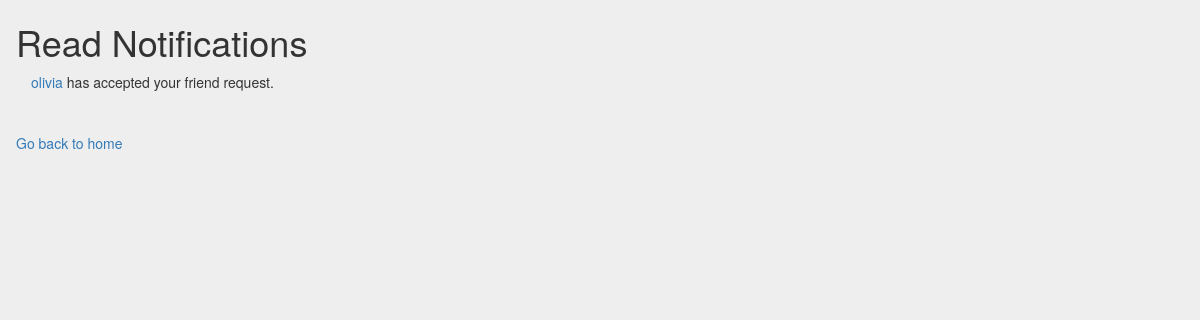
The page /xoxo/see_read_notifs on the database as committed earlier.
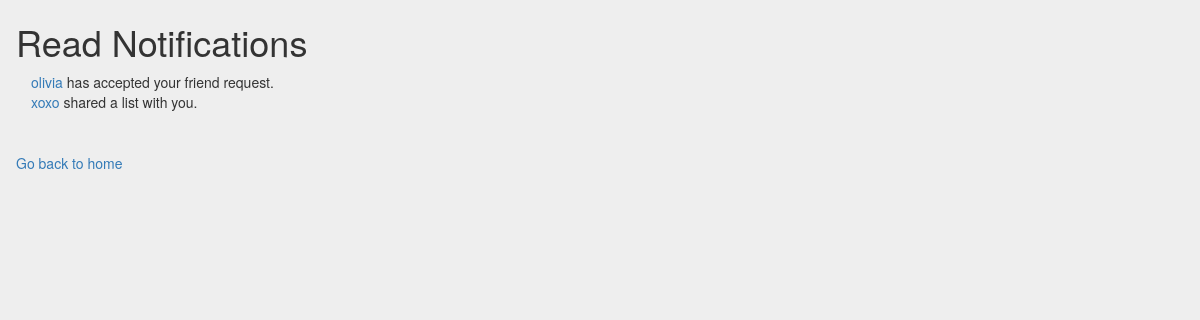
The same page on the database as committed later.
### models.py (models this page shows, shortened)
class Notif(db.Model):
    id = db.Column('notif_id', db.Integer, primary_key=True, autoincrement=True)
    user_id = db.Column('user_id', db.Integer, db.ForeignKey('user', ondelete='CASCADE'), nullable=False)
    content = db.Column('content', db.String(200))
    create_time = db.Column('create_time', db.DateTime, default=datetime.utcnow)
    typ = db.Column('typ', db.Enum(
        *['Accepted', 'Deadline', 'Shared','Request']))
    status = db.Column('status', db.Enum(
        *['Read', 'Unread']), default = 'Unread')
    second_username = db.Column('second_username', db.String(200))

### api/notifications.py (the view)
@login_required
@notif_blueprint.route('/<user_name>/see_read_notifs', methods = ['POST', 'GET'])
def see_read_notifs(user_name):
    user = User.query.filter(User.username == user_name).first()
    notifs = Notif.query.filter(Notif.user_id == user.id, Notif.status == 'Read')
    return render_template('read_notifs.html',user=user,notifs=notifs)

### models.py (called while the page is built)
@event.listens_for(engine.Engine, 'connect')
def __set_sqlite_pragma(db_conn, conn_record):
    cursor = db_conn.cursor()
    cursor.execute('PRAGMA foreign_keys=ON;')
    cursor.close()

### templates/read_notifs.html (shortened to what this page needs)
{% extends 'base.html' %}
{% block content %}
<div class="row">
    <h1>Read Notifications</h1>
</div>
{% if notifs %}
    {% for notif in notifs %}
    <div class="row">
        <div class="col-sm-9">
            {% if notif.typ == 'Shared' %}
            <a href="/{{user.username}}/friend_profile/{{notif.second_username}}">{{notif.second_username}}</a> shared a list with you.
            {% endif %}
            {% if notif.typ == 'Accepted' %}
            <a href="/{{user.username}}/friend_profile/{{notif.second_username}}">{{notif.second_username}}</a> has accepted your friend request.
            {% endif %}
        </div>
    </div>
    {% endfor %}
{% endif %}
<hr>
<div class="row">
    <a href="/{{user.username}}/home">Go back to home</a>
</div>
{% endblock %}

### templates/base.html (shortened to what this page needs)
<html>
<head>
	<link rel="stylesheet" href="https://maxcdn.bootstrapcdn.com/bootstrap/3.3.7/css/bootstrap.min.css">
</head>
<body>
	<div class="container">
		{% block content %}{% endblock %}
	</div>
</body>
</html>

### templates/base.html (style rules this page uses)
body { background: #eee; }
.container { padding: 2px 16px; }

Rows that differ between the two databases and show on the page:
now on this page (row edited): Notif: second_username "xoxo"
